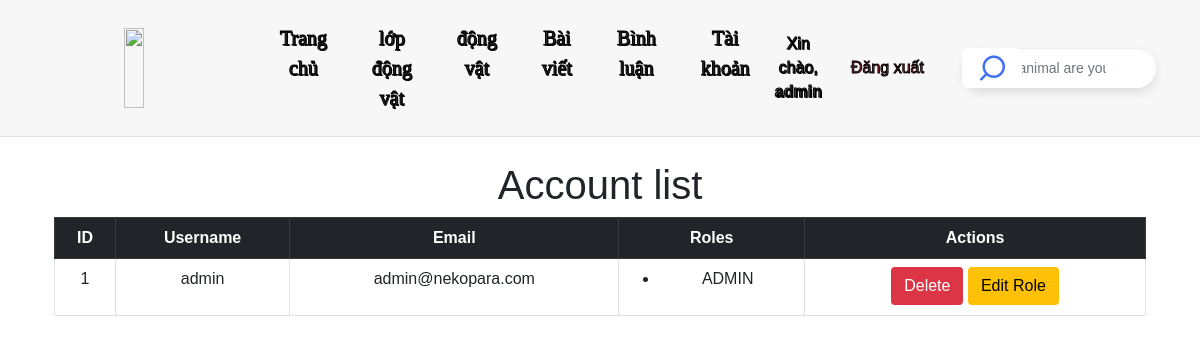
The app's page /admin/users (signed in) with its own data.
### tables this page shows
CREATE TABLE IF NOT EXISTS `user` (
  `id` INT AUTO_INCREMENT PRIMARY KEY,
  `email` VARCHAR(255) NULL,
  `password` VARCHAR(255) NOT NULL,
  `phone` VARCHAR(50) NULL,
  `provider` VARCHAR(255) NULL,
  `username` VARCHAR(255) NOT NULL UNIQUE
);

### controller/UserController.php (called while the page is built, shortened)
<?php
require_once __DIR__ . '/../config/config.php';
class UserController {
    private $db;
    public function __construct() {
        $database = new Database();
        $this->db = $database->getConnection();
    }
    public function getAllUsersWithRoles() {
        $sql = "SELECT u.id, u.username, u.email, r.name AS role_name
                FROM user u
                LEFT JOIN user_role ur ON u.id = ur.user_id
                LEFT JOIN role r ON ur.role_id = r.id";
        $stmt = $this->db->prepare($sql);
        $stmt->execute();
        $rows = $stmt->fetchAll(PDO::FETCH_ASSOC);
        $users = [];
        foreach ($rows as $row) {
            $userId = $row['id'];
            if (!isset($users[$userId])) {
                $users[$userId] = [
                    'id' => $row['id'],
                    'username' => $row['username'],
                    'email' => $row['email'],
                    'roles' => []
                ];
            }
            if ($row['role_name']) {
                $users[$userId]['roles'][] = $row['role_name'];
            }
        }
        return array_values($users);
    }
}
?>

### config/config.php (called while the page is built, shortened)
<?php
class Database {
    private $host = "localhost";
    private $db_name = "doanltw";
    private $username = "root";
    private $password = "";
    public function getConnection() {
        $this->conn = null;
        try {
            $this->conn = new PDO("mysql:host=" . $this->host . ";dbname=" . $this->db_name, $this->username, $this->password);
            $this->conn->setAttribute(PDO::ATTR_ERRMODE, PDO::ERRMODE_EXCEPTION);
        } catch (PDOException $exception) {
            echo "Lỗi kết nối: " . $exception->getMessage();
        }
        return $this->conn;
    }
}
?>

### view/admin/users/user-admin.php (the view, shortened to what this page needs)
<!DOCTYPE html>
<html lang="en">
<head>
    <link rel="stylesheet" href="https://cdn.jsdelivr.net/npm/bootstrap@5.3.0/dist/css/bootstrap.min.css">
</head>
<body>
    <?php
    include '../../headerAdmin.php';
    require_once '../../../controller/UserController.php';
    $userController = new UserController();
    $users = $userController->getAllUsersWithRoles();
    $isAdmin = isset($_SESSION['roles']) && in_array('ADMIN', $_SESSION['roles']);
    ?>
    <section style="padding: 0;">
        <div class="container mt-4">
            <h1>Account list</h1>
            <table class="table table-bordered table-hover">
                <thead class="table-dark">
                    <tr>
                        <th>ID</th>
                        <th>Username</th>
                        <th>Email</th>
                        <th>Roles</th>
                        <th>Actions</th>
                    </tr>
                </thead>
                <tbody>
                    <?php foreach ($users as $user): ?>
                        <tr>
                            <td><?= htmlspecialchars($user['id']) ?></td>
                            <td><?= htmlspecialchars($user['username']) ?></td>
                            <td><?= htmlspecialchars($user['email']) ?></td>
                            <td>
                                <ul>
                                    <?php foreach ($user['roles'] as $role): ?>
                                        <li><?= htmlspecialchars($role) ?></li>
                                    <?php endforeach; ?>
                                </ul>
                            </td>
                            <td>
                                <?php if ($isAdmin): ?>
                                    <a href="/animal_php/admin/users/delete/<?= urlencode($user['id']) ?>"
                                        class="btn btn-danger btn-sm"
                                        onclick="return confirm('Are you sure you want to delete this user?')">Delete</a>
                                    <a href="/animal_php/admin/users/editRole/<?= urlencode($user['id']) ?>"
                                        class="btn btn-warning btn-sm">Edit Role</a>
                                <?php endif; ?>
                            </td>
                        </tr>
                    <?php endforeach; ?>
                </tbody>
            </table>
        </div>
    </section>
</body>
</html>

### css/mystyle.css (style rules this page uses)
html { scroll-behavior: smooth; }
body { overflow-x: hidden; }
section { padding: 30% 0; text-align: center; }
.btn { display: inline-block; font-weight: 400; text-align: center; white-space: nowrap; vertical-align: middle; -webkit-user-select: none; -moz-user-select: none; -ms-user-select: none; user-select: none; border: 1px solid transparent; padding: .375rem .75rem; font-size: 1rem; line-height: 1.5; border-radius: .25rem; transition: color .15s ease-in-out,background-color .15s ease-in-out,border-color .15s ease-in-out,box-shadow .15s ease-in-out; cursor: pointer; }
* { margin: 0; padding: 0; box-sizing: border-box; font-family: "Poppins", sans-serif; }

### records on screen
user: id "1", username "admin", email "admin@nekopara.com", role "ADMIN"

### other values on screen
$_SESSION['username'] "admin"
